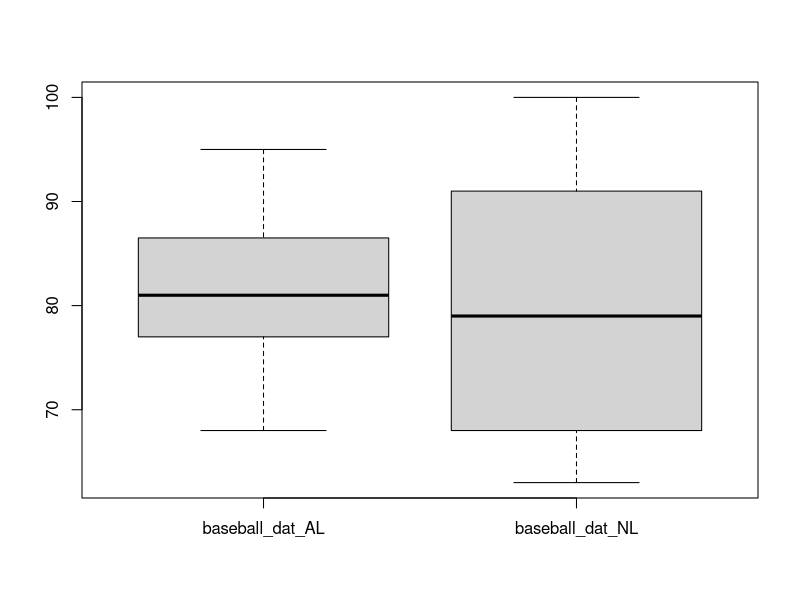
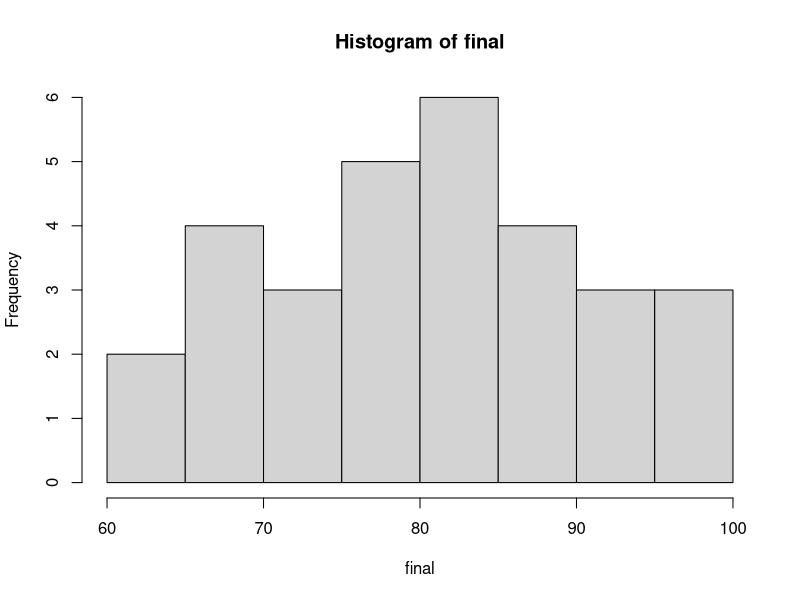

Reproduce these figures in R, in order.
baseball_dat_AL <- c(93, 87, 81, 80, 78, 95, 83, 81, 76, 74, 88, 86, 85, 76, 68)
baseball_dat_NL <- c(90, 83, 71, 67, 63, 100, 98, 97, 68, 64, 92, 84, 79, 74, 68)

final <- cbind(baseball_dat_AL, baseball_dat_NL)

boxplot(final)
hist(final)